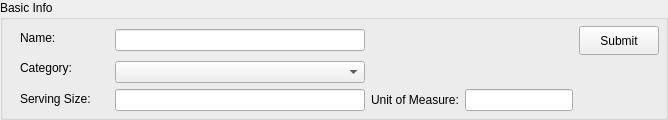
         <widget class="QGroupBox" name="basicInfoGroupBox">
          <property name="sizePolicy">
           <sizepolicy hsizetype="Preferred" vsizetype="Preferred">
            <horstretch>0</horstretch>
            <verstretch>0</verstretch>
           </sizepolicy>
          </property>
          <property name="minimumSize">
           <size>
            <width>0</width>
            <height>120</height>
           </size>
          </property>
          <property name="maximumSize">
           <size>
            <width>16777215</width>
            <height>200</height>
           </size>
          </property>
          <property name="title">
           <string>Basic Info</string>
          </property>
          <layout class="QHBoxLayout" name="horizontalLayout_2">
           <property name="leftMargin">
            <number>3</number>
           </property>
           <property name="topMargin">
            <number>3</number>
           </property>
           <property name="rightMargin">
            <number>3</number>
           </property>
           <property name="bottomMargin">
            <number>3</number>
           </property>
           <item>
            <widget class="QWidget" name="labelWidget" native="true">
             <property name="sizePolicy">
              <sizepolicy hsizetype="Fixed" vsizetype="Preferred">
               <horstretch>0</horstretch>
               <verstretch>0</verstretch>
              </sizepolicy>
             </property>
             <property name="minimumSize">
              <size>
               <width>100</width>
               <height>0</height>
              </size>
             </property>
             <layout class="QGridLayout" name="gridLayout_6">
              <property name="leftMargin">
               <number>3</number>
              </property>
              <property name="topMargin">
               <number>3</number>
              </property>
              <property name="rightMargin">
               <number>3</number>
              </property>
              <property name="bottomMargin">
               <number>3</number>
              </property>
              <item row="2" column="0">
               <widget class="QLabel" name="categoryLabel">
                <property name="minimumSize">
                 <size>
                  <width>0</width>
                  <height>23</height>
                 </size>
                </property>
                <property name="text">
                 <string>Category:</string>
                </property>
               </widget>
              </item>
              <item row="3" column="0">
               <widget class="QLabel" name="label">
                <property name="minimumSize">
                 <size>
                  <width>0</width>
                  <height>23</height>
                 </size>
                </property>
                <property name="text">
                 <string>Serving Size:</string>
                </property>
               </widget>
              </item>
              <item row="1" column="0">
               <widget class="QLabel" name="nameLabel">
                <property name="enabled">
                 <bool>true</bool>
                </property>
                <property name="sizePolicy">
                 <sizepolicy hsizetype="Fixed" vsizetype="Fixed">
                  <horstretch>0</horstretch>
                  <verstretch>0</verstretch>
                 </sizepolicy>
                </property>
                <property name="minimumSize">
                 <size>
                  <width>0</width>
                  <height>23</height>
                 </size>
                </property>
                <property name="text">
                 <string>Name:</string>
                </property>
               </widget>
              </item>
             </layout>
            </widget>
           </item>
           <item>
            <widget class="QWidget" name="newFoodInputsWidget" native="true">
             <layout class="QGridLayout" name="gridLayout_5">
              <property name="leftMargin">
               <number>3</number>
              </property>
              <property name="topMargin">
               <number>3</number>
              </property>
              <property name="rightMargin">
               <number>3</number>
              </property>
              <property name="bottomMargin">
               <number>3</number>
              </property>
              <item row="0" column="0">
               <widget class="QLineEdit" name="foodNameLineEdit">
                <property name="sizePolicy">
                 <sizepolicy hsizetype="Fixed" vsizetype="Fixed">
                  <horstretch>0</horstretch>
                  <verstretch>0</verstretch>
                 </sizepolicy>
                </property>
                <property name="minimumSize">
                 <size>
                  <width>250</width>
                  <height>0</height>
                 </size>
                </property>
               </widget>
              </item>
              <item row="2" column="0">
               <widget class="QLineEdit" name="servingSizeLineEdit">
                <property name="sizePolicy">
                 <sizepolicy hsizetype="Fixed" vsizetype="Fixed">
                  <horstretch>0</horstretch>
                  <verstretch>0</verstretch>
                 </sizepolicy>
                </property>
                <property name="minimumSize">
                 <size>
                  <width>250</width>
                  <height>0</height>
                 </size>
                </property>
               </widget>
              </item>
              <item row="1" column="0" colspan="4">
               <widget class="QComboBox" name="categoryComboBox">
                <property name="sizePolicy">
                 <sizepolicy hsizetype="Fixed" vsizetype="Fixed">
                  <horstretch>0</horstretch>
                  <verstretch>0</verstretch>
                 </sizepolicy>
                </property>
                <property name="minimumSize">
                 <size>
                  <width>250</width>
                  <height>0</height>
                 </size>
                </property>
               </widget>
              </item>
              <item row="0" column="3">
               <widget class="QPushButton" name="submitNewFoodButton">
                <property name="sizePolicy">
                 <sizepolicy hsizetype="Preferred" vsizetype="Expanding">
                  <horstretch>0</horstretch>
                  <verstretch>0</verstretch>
                 </sizepolicy>
                </property>
                <property name="maximumSize">
                 <size>
                  <width>292</width>
                  <height>16777215</height>
                 </size>
                </property>
                <property name="text">
                 <string>Submit</string>
                </property>
               </widget>
              </item>
              <item row="2" column="1">
               <widget class="QLabel" name="unitOfMeasureLabel">
                <property name="sizePolicy">
                 <sizepolicy hsizetype="Fixed" vsizetype="Preferred">
                  <horstretch>0</horstretch>
                  <verstretch>0</verstretch>
                 </sizepolicy>
                </property>
                <property name="text">
                 <string>Unit of Measure:</string>
                </property>
               </widget>
              </item>
              <item row="2" column="2">
               <widget class="QLineEdit" name="unitOfMeasureLineEdit">
                <property name="sizePolicy">
                 <sizepolicy hsizetype="Fixed" vsizetype="Fixed">
                  <horstretch>0</horstretch>
                  <verstretch>0</verstretch>
                 </sizepolicy>
                </property>
               </widget>
              </item>
             </layout>
            </widget>
           </item>
          </layout>
         </widget>
